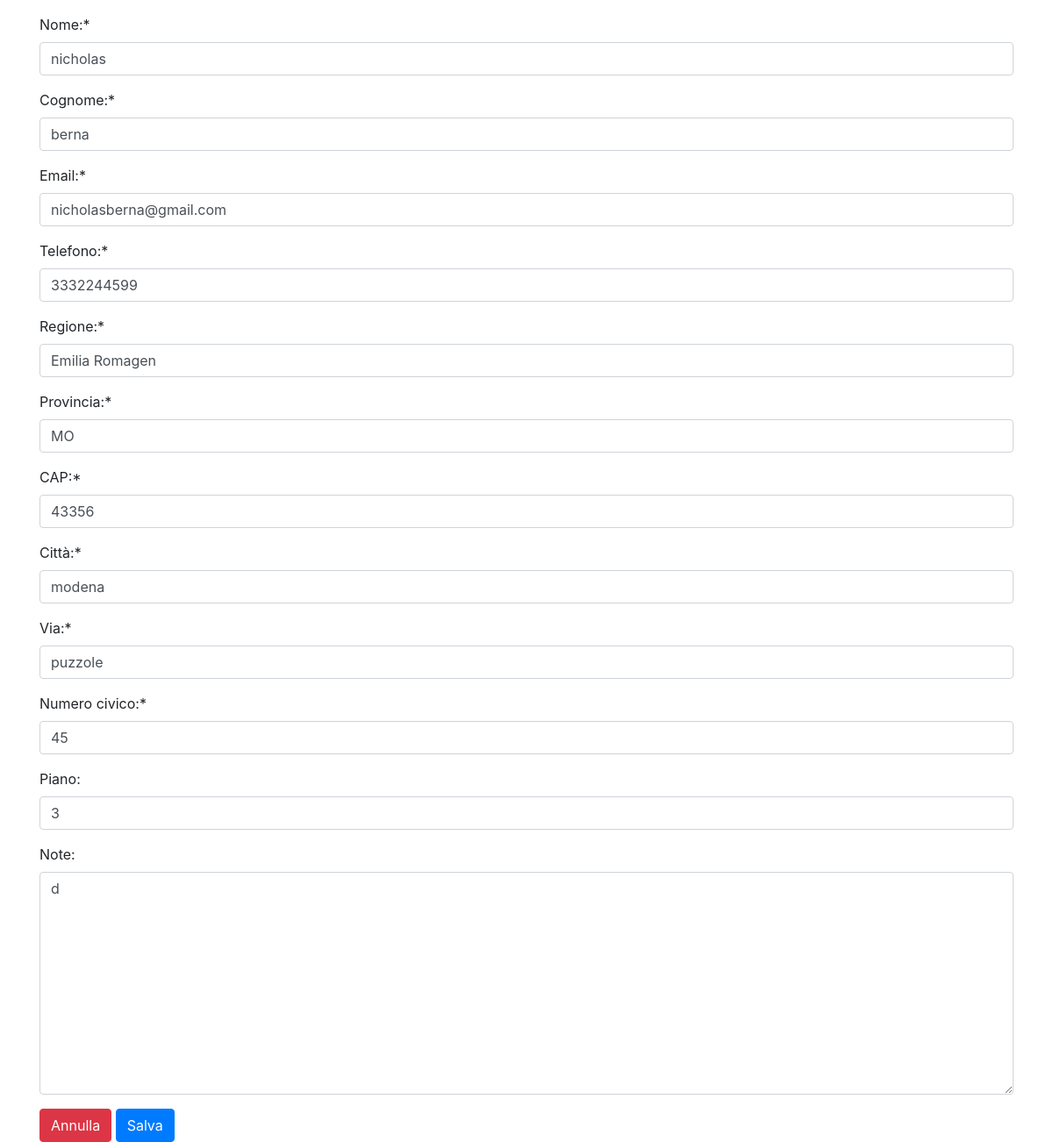
Screenshot of /users/profile/modify/1 (signed in) with the database file from the repository.
### users/models.py (models this page shows, shortened)
class User(AbstractBaseUser, PermissionsMixin):
    email = models.EmailField(max_length=60, unique=True, verbose_name='Email:')
    first_name = models.CharField(max_length=60, verbose_name='Nome:')
    last_name = models.CharField(max_length=60, verbose_name='Cognome:')
    region = models.CharField(max_length=35, verbose_name='Regione:')
    province = models.CharField(max_length=30, verbose_name='Provincia:')
    cap = models.CharField(max_length=5, verbose_name='CAP:')
    city = models.CharField(max_length=50, verbose_name='Città:')
    via = models.CharField(max_length=50, verbose_name='Via:')
    house_number = models.CharField(max_length=10, verbose_name='Numero civico:')
    piano = models.CharField(max_length=30, blank=True, verbose_name='Piano:')
    note = models.TextField(blank=True, verbose_name='Note:', null=True)
    tel_regex = RegexValidator(regex=r'^\+?1?\d{10,10}$', message=('Numero di telefono errato!'))
    tel = models.CharField(validators=[tel_regex], max_length=10, verbose_name='Telefono:')
    is_admin = models.BooleanField(default=False)
    is_active = models.BooleanField(default=True)
    is_staff = models.BooleanField(default=False)
    is_restaurateur = models.BooleanField(default=False)
    USERNAME_FIELD = 'email'
    REQUIRED_FIELDS = ['first_name', 'last_name']
    objects = CustomUser()
    class Meta:
        verbose_name = _('Restaurant user')
        verbose_name_plural = _('Restaurant users')

### users/views.py (the view)
# urls.py: path('profile/modify/<int:id>', UpdateUser.as_view(), name='profile-update'),
@method_decorator(is_client, name='dispatch')
class UpdateUser(UpdateView):
    model = User
    template_name = 'users/user_modify.html'
    success_url = reverse_lazy('users:user-profile')
    fields = (
        'first_name',
        'last_name',
        'email',
        'tel',
        'region',
        'province',
        'cap',
        'city',
        'via',
        'house_number',
        'piano',
        'note'
    )
    labels = {
        'first_name': 'Inserisci il nuovo nome:',
        'last_name': 'Inserisci il nuovo cognome',
        'email': 'Inserisci la nuova mail:',
        'tel': 'Inserisci il nuovo numero di telefono:',
        'region': 'Inserisci la nuova regione:',
        'province': 'Inserisci la nuova provincia:',
        'cap': 'Inserisci il nuovo CAP:',
        'city': 'Inserisci la nuova città:',
        'via': 'Inserisci la nuova via:',
        'house_number': 'Inserisci il nuovo numero di casa',
        'piano': 'Inserisci il nuovo piano',
        'note': 'Inserisci le note:'
    }
    def get_object(self, queryset=None):
        obj = User.objects.get(id=self.kwargs['id'])
        return obj

### users/views.py (called while the page is built)
def is_client(function):
    def wrapper(*args, **kwargs):
        request = args[0]
        if request is not None:
            user = request.user
            try:
                if not user.is_restaurateur and not user.is_admin and not user.is_staff:
                    return function(*args, **kwargs)
                else:
                    return render(request, 'users/authentication_error.html', {})
            except AttributeError:
                raise Http404   #per utenti anonimi
    return wrapper

### users/templates/users/user_modify.html (shortened to what this page needs)
{% extends 'base.html' %}
{% load crispy_forms_tags %}
{% block content %}
    <form method="post">{% csrf_token %}
        {{ form|crispy }}
         <button type="button" class="btn btn-danger" onclick="location.href='../'"
                id="cancel-button">Annulla</button>
        <input type="submit" value="Salva" class="btn btn-primary">
    </form>
{% endblock %}

### rows the page displays
User: first_name "nicholas", last_name "berna", email "nicholasberna@gmail.com", tel "3332244599", region "Emilia Romagen", province "MO", cap "43356", city "modena", via "puzzole", house_number "45", piano "3", note "d"
